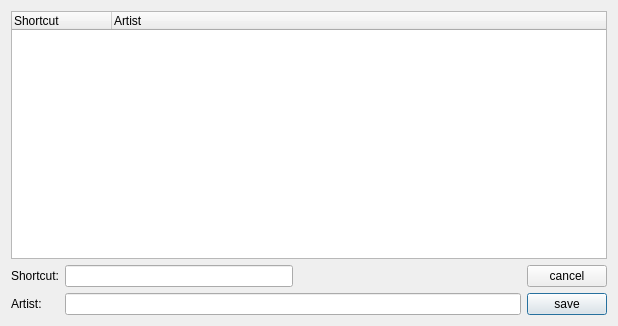
<ui version="4.0" >
 <class>ShortcutDialogClass</class>
 <widget class="QDialog" name="ShortcutDialogClass" >
  <property name="geometry" >
   <rect>
    <x>0</x>
    <y>0</y>
    <width>618</width>
    <height>326</height>
   </rect>
  </property>
  <property name="windowTitle" >
   <string>WinMusik: Edit shortcuts</string>
  </property>
  <property name="windowIcon" >
   <iconset resource="../resources.qrc" >
    <normaloff>:/devices48/resources/tr48x48-0013.png</normaloff>:/devices48/resources/tr48x48-0013.png</iconset>
  </property>
  <layout class="QVBoxLayout" name="verticalLayout" >
   <item>
    <widget class="QTreeWidget" name="treeWidget" >
     <property name="contextMenuPolicy" >
      <enum>Qt::CustomContextMenu</enum>
     </property>
     <property name="alternatingRowColors" >
      <bool>true</bool>
     </property>
     <property name="rootIsDecorated" >
      <bool>false</bool>
     </property>
     <property name="uniformRowHeights" >
      <bool>true</bool>
     </property>
     <column>
      <property name="text" >
       <string>Shortcut</string>
      </property>
     </column>
     <column>
      <property name="text" >
       <string>Artist</string>
      </property>
     </column>
    </widget>
   </item>
   <item>
    <layout class="QGridLayout" name="gridLayout" >
     <item row="0" column="0" >
      <widget class="QLabel" name="label" >
       <property name="text" >
        <string>Shortcut:</string>
       </property>
      </widget>
     </item>
     <item row="0" column="1" >
      <layout class="QHBoxLayout" name="horizontalLayout_2" >
       <item>
        <widget class="QLineEdit" name="shortcutEdit" />
       </item>
       <item>
        <spacer name="horizontalSpacer" >
         <property name="orientation" >
          <enum>Qt::Horizontal</enum>
         </property>
         <property name="sizeHint" stdset="0" >
          <size>
           <width>40</width>
           <height>20</height>
          </size>
         </property>
        </spacer>
       </item>
      </layout>
     </item>
     <item row="1" column="0" >
      <widget class="QLabel" name="label_2" >
       <property name="text" >
        <string>Artist:</string>
       </property>
      </widget>
     </item>
     <item row="1" column="1" >
      <widget class="QLineEdit" name="artistEdit" />
     </item>
     <item row="1" column="2" >
      <widget class="QPushButton" name="saveButton" >
       <property name="text" >
        <string>save</string>
       </property>
       <property name="icon" >
        <iconset resource="../resources.qrc" >
         <normaloff>:/icons/resources/filesave.png</normaloff>:/icons/resources/filesave.png</iconset>
       </property>
      </widget>
     </item>
     <item row="0" column="2" >
      <widget class="QPushButton" name="cancelButton" >
       <property name="text" >
        <string>cancel</string>
       </property>
       <property name="icon" >
        <iconset resource="../resources.qrc" >
         <normaloff>:/icons/resources/cancel.png</normaloff>:/icons/resources/cancel.png</iconset>
       </property>
      </widget>
     </item>
    </layout>
   </item>
  </layout>
 </widget>
 <tabstops>
  <tabstop>shortcutEdit</tabstop>
  <tabstop>artistEdit</tabstop>
  <tabstop>cancelButton</tabstop>
  <tabstop>saveButton</tabstop>
  <tabstop>treeWidget</tabstop>
 </tabstops>
 <resources>
  <include location="../resources.qrc" />
 </resources>
 <connections/>
</ui>
